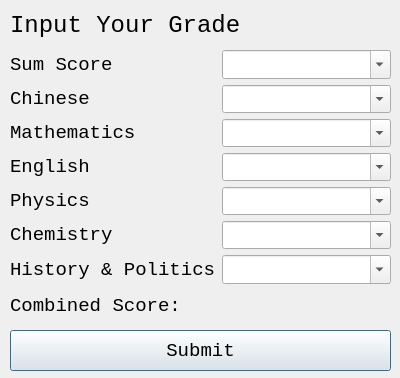
<?xml version="1.0" encoding="UTF-8"?>
<ui version="4.0">
 <class>Dialog</class>
 <widget class="QDialog" name="Dialog">
  <property name="windowModality">
   <enum>Qt::NonModal</enum>
  </property>
  <property name="geometry">
   <rect>
    <x>0</x>
    <y>0</y>
    <width>400</width>
    <height>378</height>
   </rect>
  </property>
  <property name="font">
   <font>
    <family>Consolas</family>
    <pointsize>14</pointsize>
   </font>
  </property>
  <property name="windowTitle">
   <string>Input Grades</string>
  </property>
  <widget class="QLabel" name="label">
   <property name="geometry">
    <rect>
     <x>10</x>
     <y>10</y>
     <width>351</width>
     <height>31</height>
    </rect>
   </property>
   <property name="font">
    <font>
     <family>Consolas</family>
     <pointsize>18</pointsize>
    </font>
   </property>
   <property name="text">
    <string>Input Your Grade</string>
   </property>
  </widget>
  <widget class="QPushButton" name="submit">
   <property name="geometry">
    <rect>
     <x>10</x>
     <y>330</y>
     <width>381</width>
     <height>41</height>
    </rect>
   </property>
   <property name="text">
    <string>Submit</string>
   </property>
  </widget>
  <widget class="QWidget" name="layoutWidget">
   <property name="geometry">
    <rect>
     <x>10</x>
     <y>50</y>
     <width>381</width>
     <height>234</height>
    </rect>
   </property>
   <layout class="QGridLayout" name="gridLayout">
    <item row="1" column="1">
     <widget class="QComboBox" name="chinese">
      <property name="editable">
       <bool>true</bool>
      </property>
     </widget>
    </item>
    <item row="2" column="1">
     <widget class="QComboBox" name="maths">
      <property name="editable">
       <bool>true</bool>
      </property>
     </widget>
    </item>
    <item row="7" column="0">
     <widget class="QLabel" name="label_8">
      <property name="text">
       <string>History &amp; Politics</string>
      </property>
     </widget>
    </item>
    <item row="5" column="1">
     <widget class="QComboBox" name="physics">
      <property name="editable">
       <bool>true</bool>
      </property>
     </widget>
    </item>
    <item row="5" column="0">
     <widget class="QLabel" name="label_6">
      <property name="text">
       <string>Physics</string>
      </property>
     </widget>
    </item>
    <item row="0" column="0">
     <widget class="QLabel" name="label_2">
      <property name="text">
       <string>Sum Score</string>
      </property>
     </widget>
    </item>
    <item row="1" column="0">
     <widget class="QLabel" name="label_3">
      <property name="text">
       <string>Chinese</string>
      </property>
     </widget>
    </item>
    <item row="6" column="1">
     <widget class="QComboBox" name="chemistry">
      <property name="editable">
       <bool>true</bool>
      </property>
     </widget>
    </item>
    <item row="4" column="0">
     <widget class="QLabel" name="label_5">
      <property name="text">
       <string>English</string>
      </property>
     </widget>
    </item>
    <item row="6" column="0">
     <widget class="QLabel" name="label_7">
      <property name="text">
       <string>Chemistry</string>
      </property>
     </widget>
    </item>
    <item row="0" column="1">
     <widget class="QComboBox" name="sum">
      <property name="editable">
       <bool>true</bool>
      </property>
     </widget>
    </item>
    <item row="2" column="0">
     <widget class="QLabel" name="label_4">
      <property name="text">
       <string>Mathematics</string>
      </property>
     </widget>
    </item>
    <item row="7" column="1">
     <widget class="QComboBox" name="politics">
      <property name="editable">
       <bool>true</bool>
      </property>
     </widget>
    </item>
    <item row="4" column="1">
     <widget class="QComboBox" name="english">
      <property name="editable">
       <bool>true</bool>
      </property>
     </widget>
    </item>
   </layout>
  </widget>
  <widget class="QLabel" name="combinedscore_display">
   <property name="geometry">
    <rect>
     <x>10</x>
     <y>290</y>
     <width>381</width>
     <height>31</height>
    </rect>
   </property>
   <property name="text">
    <string>Combined Score:</string>
   </property>
  </widget>
 </widget>
 <resources/>
 <connections/>
</ui>
